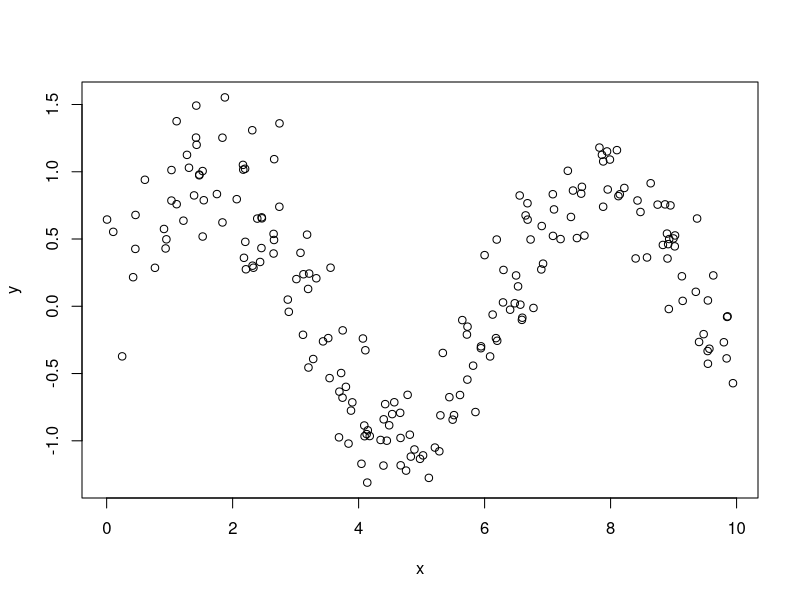
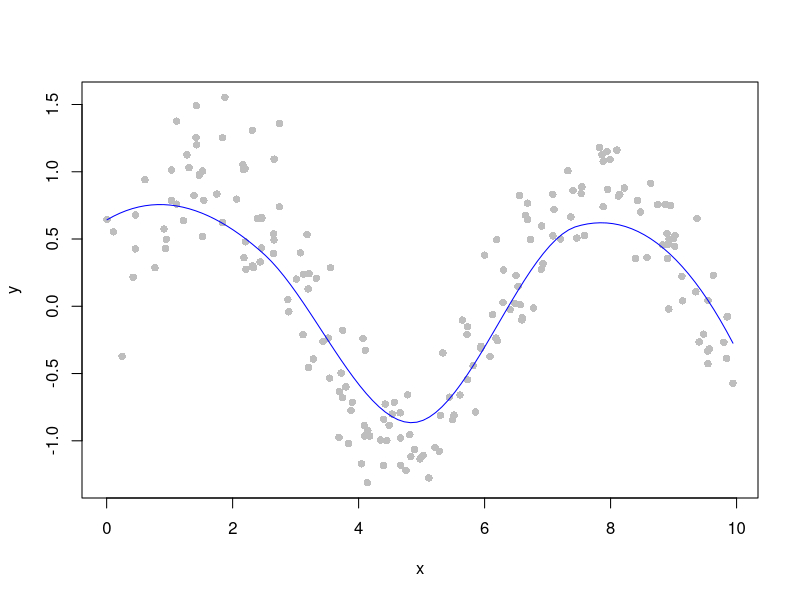
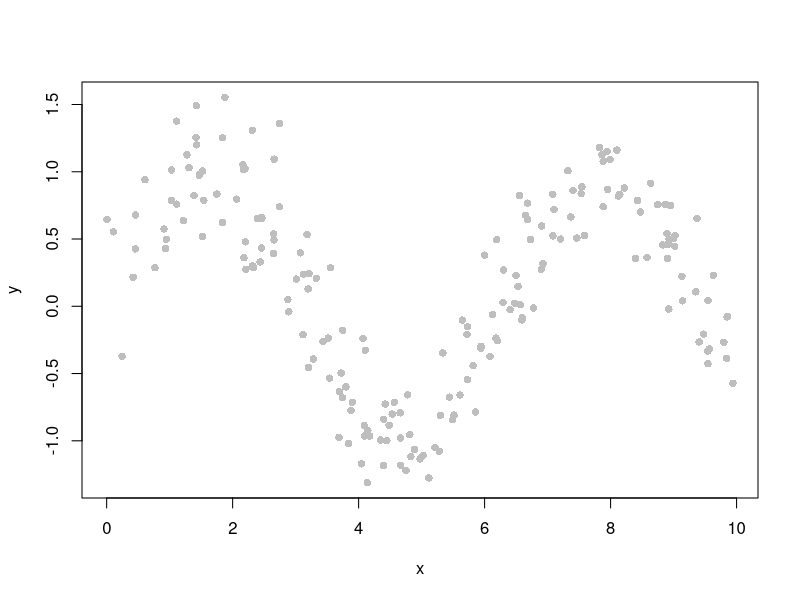
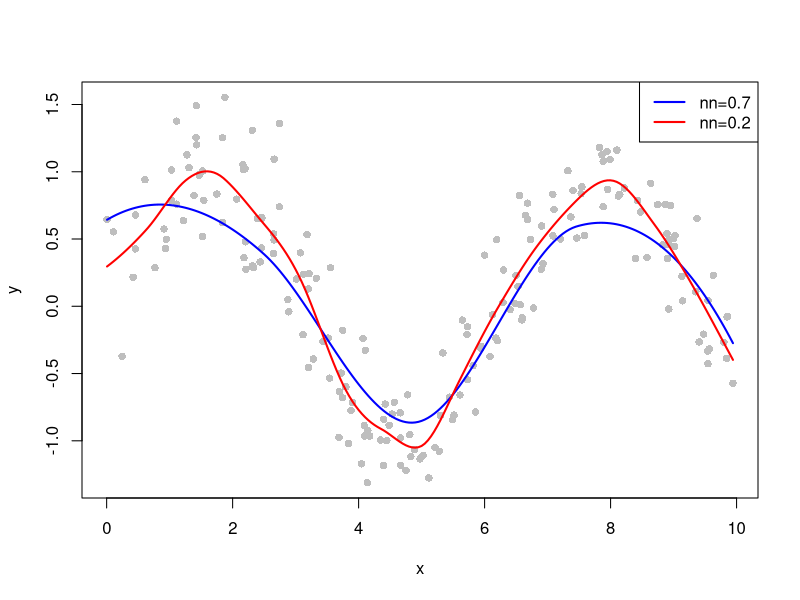
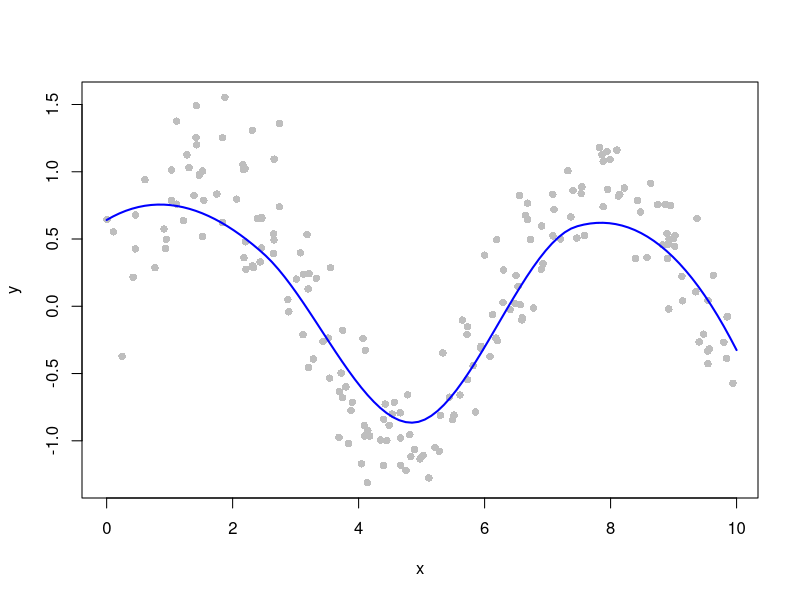
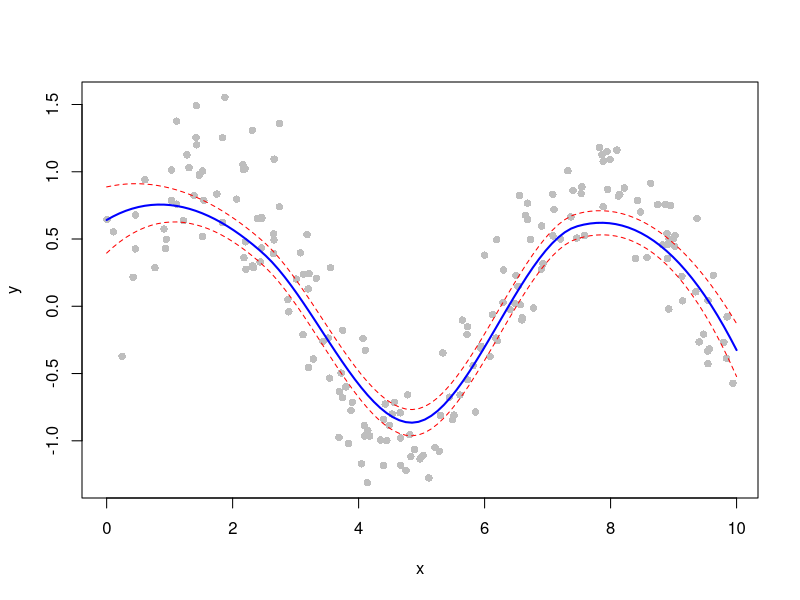

Recreate these plots in R, in order.
# local likelihood
#-----------------
library("locfit")
set.seed(123)

n <- 200
x <- runif(n, 0, 10)
y <- sin(x) + rnorm(n, sd = 0.3)

data <- data.frame(x, y)
plot(x,y)

fit <- locfit(y ~ lp(x), data = data) #local polynomial smoother
plot(x, y, pch = 16, col = "gray")
plot(fit, col = "blue", lwd = 2, add = TRUE)

# control smoothing parameter
fit_smooth <- locfit(y ~ lp(x, nn = 0.7), data = data)
fit_wiggly <- locfit(y ~ lp(x, nn = 0.2), data = data)
x_grid <- seq(min(x), max(x), length=200)

plot(x, y, pch = 16, col = "gray")
pred_smooth <- predict(fit_smooth, newdata = data.frame(x=x_grid))
pred_wiggly <- predict(fit_wiggly, newdata = data.frame(x=x_grid))

plot(x, y, pch=16, col="gray")
lines(x_grid, pred_smooth, col="blue", lwd=2)
lines(x_grid, pred_wiggly, col="red", lwd=2)
legend("topright",
       legend=c("nn=0.7","nn=0.2"),
       col=c("blue","red"),
       lwd=2)

# predict
x_new <- seq(0, 10, length = 100)
pred <- predict(fit, newdata = data.frame(x = x_new))
plot(x, y, pch = 16, col = "gray")
lines(x_new, pred, col = "blue", lwd = 2)

fit_quad <- locfit(y ~ lp(x, deg = 2), data = data) # deg=0 local constant (Nadaraya–Watson)

# confidence interval
fit <- locfit(y ~ lp(x), data = data)
pred <- predict(fit,
                newdata = data.frame(x = x_new),
                se.fit = TRUE)
upper <- pred$fit + 2 * pred$se.fit
lower <- pred$fit - 2 * pred$se.fit

plot(x, y, pch = 16, col = "gray")
lines(x_new, pred$fit, col = "blue", lwd = 2)
lines(x_new, upper, col = "red", lty = 2)
lines(x_new, lower, col = "red", lty = 2)

# degrees of freedom
set.seed(1)
n <- 100
x <- sort(runif(n))
y <- sin(2*x) + rnorm(n,0,0.2)
library(splines)
fit <- smooth.spline(x,y)
fit$df
fit1 <- locfit(y ~ lp(x, nn=0.2))
fit2 <- locfit(y ~ lp(x, nn=0.6))
fit1
fit2
